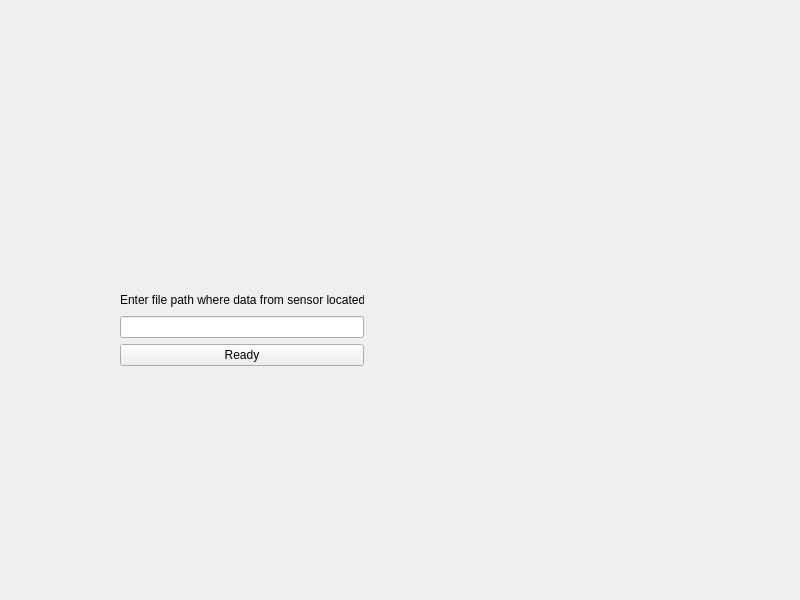
<?xml version="1.0" encoding="UTF-8"?>
<ui version="4.0">
 <class>MainWindow</class>
 <widget class="QMainWindow" name="MainWindow">
  <property name="geometry">
   <rect>
    <x>0</x>
    <y>0</y>
    <width>800</width>
    <height>600</height>
   </rect>
  </property>
  <property name="windowTitle">
   <string>MainWindow</string>
  </property>
  <widget class="QWidget" name="centralwidget">
   <widget class="QWidget" name="layoutWidget">
    <property name="geometry">
     <rect>
      <x>120</x>
      <y>290</y>
      <width>244</width>
      <height>76</height>
     </rect>
    </property>
    <layout class="QVBoxLayout" name="verticalLayout">
     <item>
      <widget class="QLabel" name="label">
       <property name="text">
        <string>Enter file path where data from sensor located</string>
       </property>
      </widget>
     </item>
     <item>
      <widget class="QLineEdit" name="lineEdit"/>
     </item>
     <item>
      <widget class="QPushButton" name="pushButton">
       <property name="text">
        <string>Ready</string>
       </property>
      </widget>
     </item>
    </layout>
   </widget>
  </widget>
 </widget>
 <resources/>
 <connections/>
</ui>
